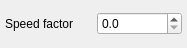
<?xml version="1.0" encoding="UTF-8"?>
<ui version="4.0">
 <class>ReosSpeedWidget</class>
 <widget class="QWidget" name="ReosSpeedWidget">
  <property name="geometry">
   <rect>
    <x>0</x>
    <y>0</y>
    <width>187</width>
    <height>48</height>
   </rect>
  </property>
  <property name="sizePolicy">
   <sizepolicy hsizetype="Fixed" vsizetype="Fixed">
    <horstretch>0</horstretch>
    <verstretch>0</verstretch>
   </sizepolicy>
  </property>
  <property name="windowTitle">
   <string notr="true">Form</string>
  </property>
  <layout class="QHBoxLayout" name="horizontalLayout">
   <property name="leftMargin">
    <number>5</number>
   </property>
   <property name="topMargin">
    <number>5</number>
   </property>
   <property name="rightMargin">
    <number>5</number>
   </property>
   <property name="bottomMargin">
    <number>5</number>
   </property>
   <item>
    <widget class="QLabel" name="label">
     <property name="text">
      <string>Speed factor</string>
     </property>
    </widget>
   </item>
   <item>
    <widget class="QDoubleSpinBox" name="doubleSpinBox">
     <property name="decimals">
      <number>1</number>
     </property>
     <property name="maximum">
      <double>100000000.000000000000000</double>
     </property>
     <property name="singleStep">
      <double>10.000000000000000</double>
     </property>
    </widget>
   </item>
  </layout>
 </widget>
 <resources/>
 <connections/>
</ui>
